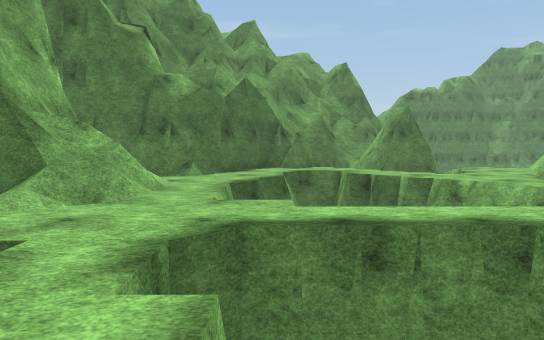
[1] (above)

24 first-person views from a walk through a scene from a Unity 3-D project. The camera is 1.4 m above the floor, tilts 4° down and sees 70° across. The floor is counted in squares, 2 m on a side. Each view is taken from the middle of a square. On the plan, view 1 faces up. The plan holds only what a view shows up to about 11 squares ahead; the rest is blank. The place goes on beyond the plan. Surface patterns are stand-ins for the level's own textures.

[2]
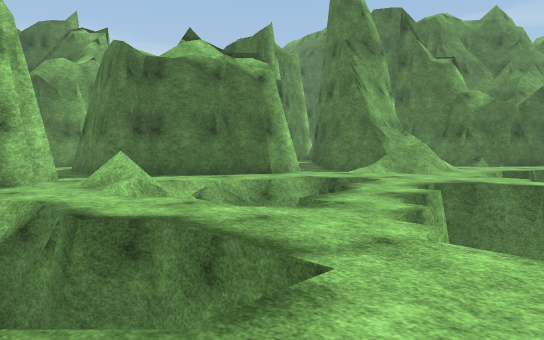

[3]
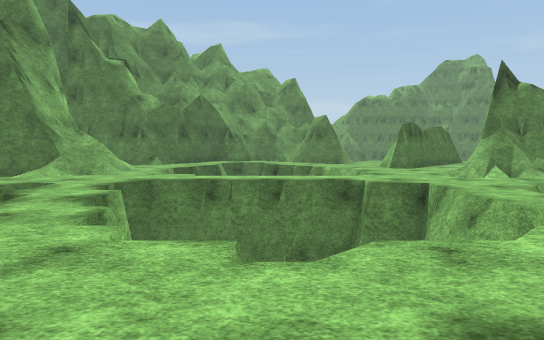

[4]
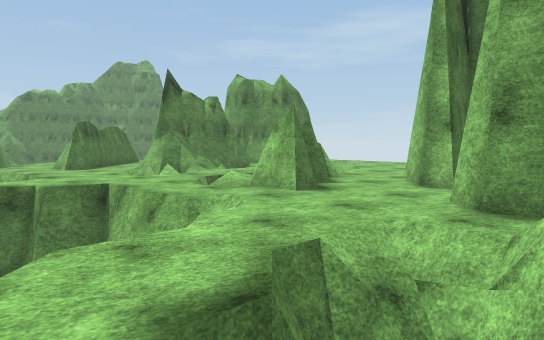

[5]
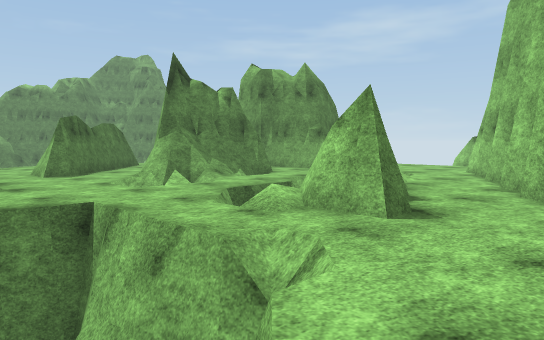

[6]
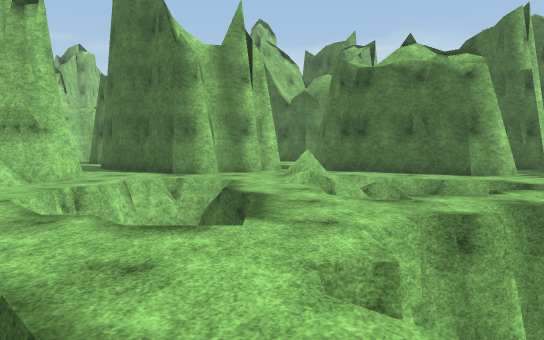

[7]
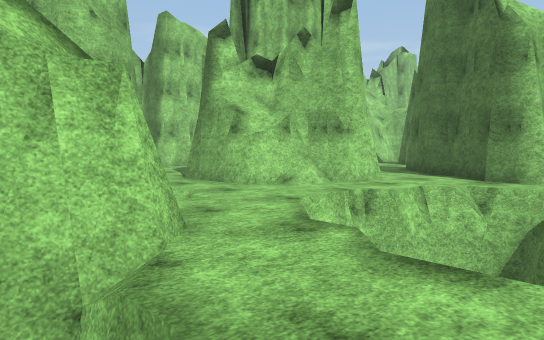

[8]
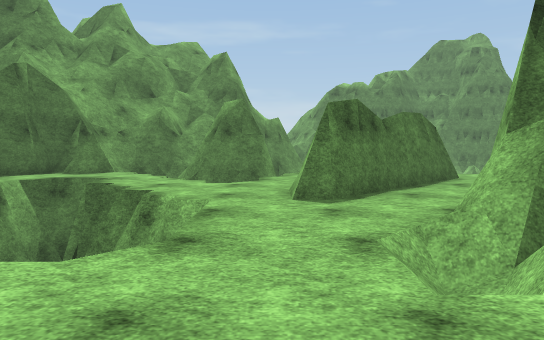

[9]
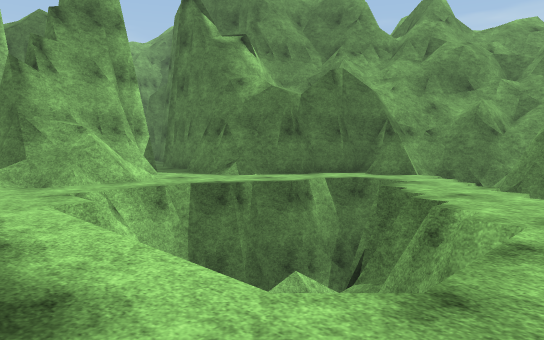

[10]
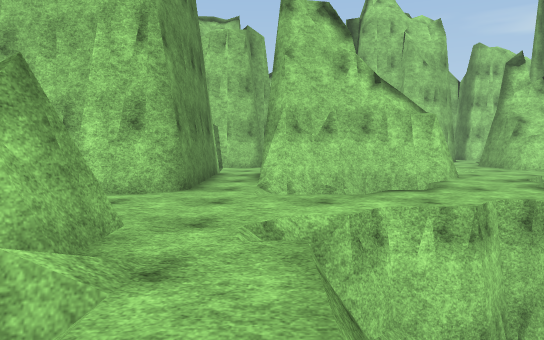

[11]
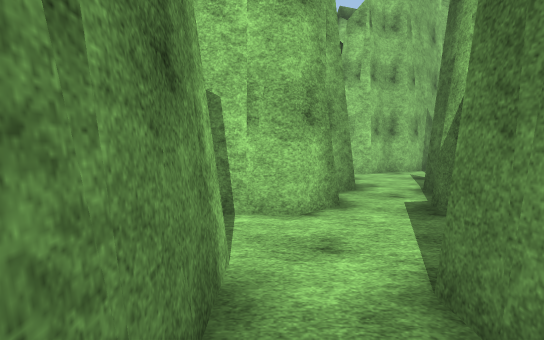

[12]
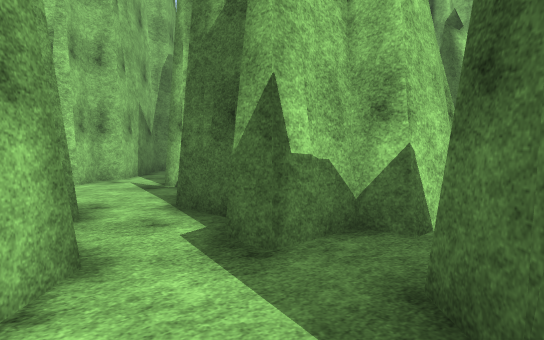

[13]
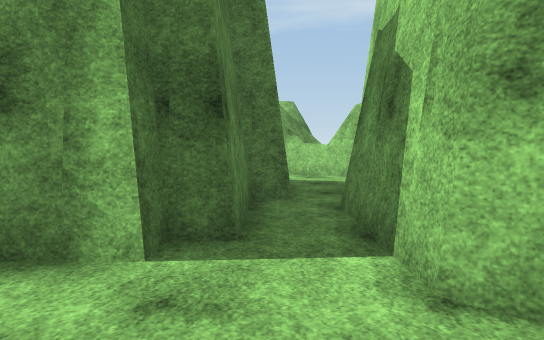

[14]
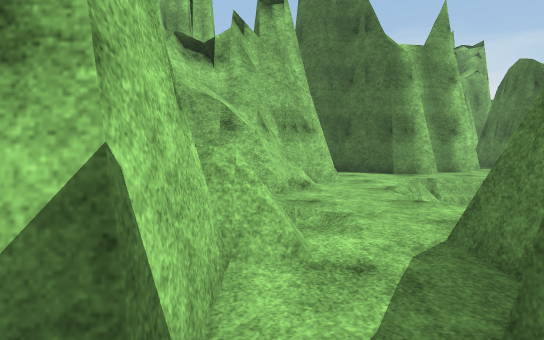

[15]
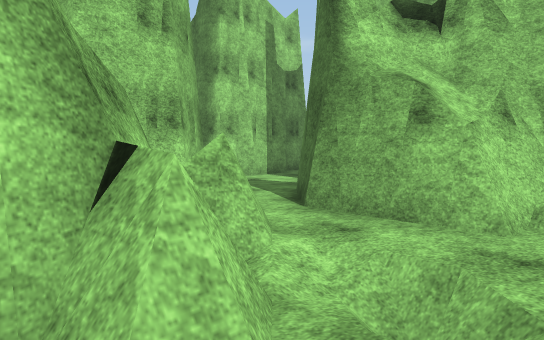

[16]
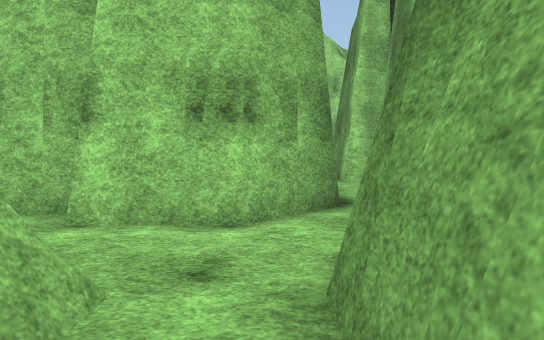

[17]
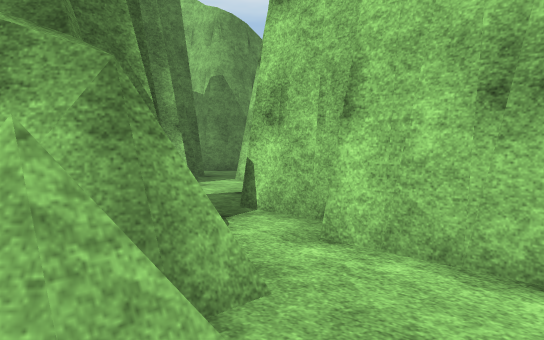

[18]
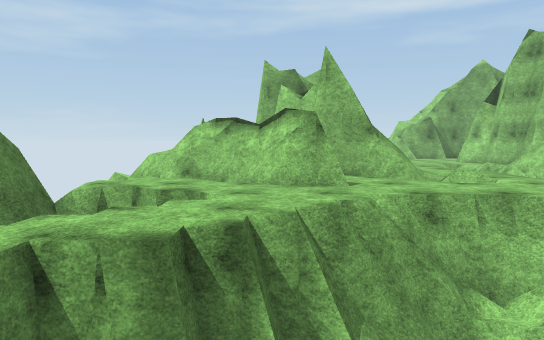

[19]
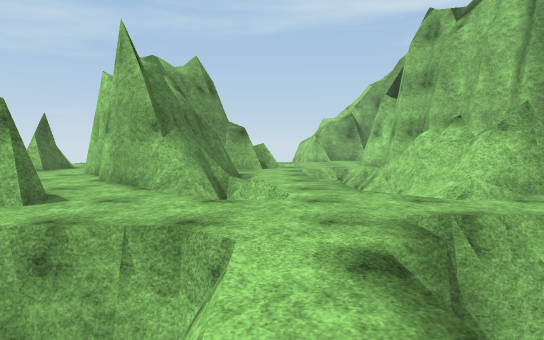

[20]
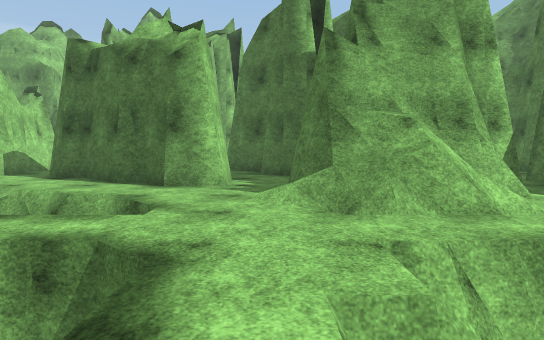

[21]
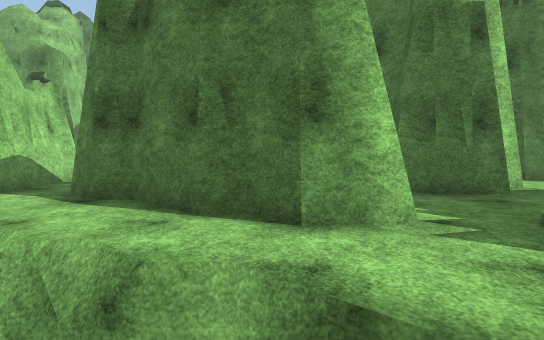

[22]
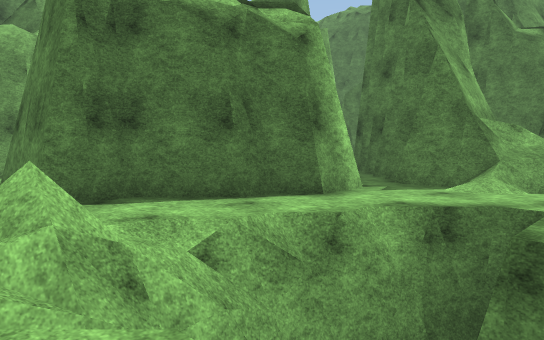

[23]
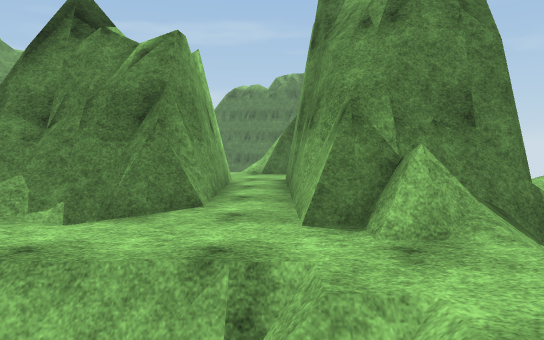

[24]
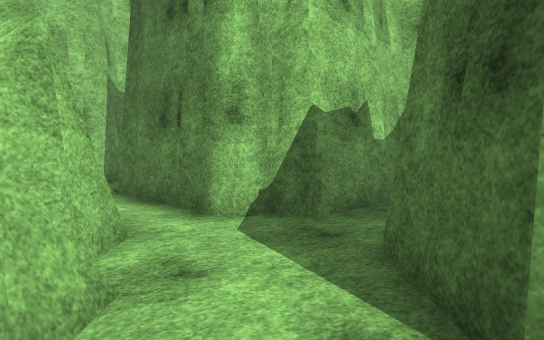

### Floor plan
Key: @ floor where view 1 was taken; # wall or solid block; x gap in a wall; . floor; / step, stairs or slope; = window, fence, low wall or low ledge; v drop or lower ground.
Columns run from 9 left of view 1 to 14 right of it. Each row starts with its distance up from view 1.
 14            ##
 13           ###
 12         ###v###  v
 11         #.#vv v.vx.
 10        ##...v v./#..##
  9     ####..v..v./##....
  8     .....vvv...##..#.#
  7 #. ####..vvvv..#.###.#
  6  ...###=.v  vv..####.###
  5   #..###.v  vv./####.###
  4  ##............//....#/
  3  #..#....vvvv.....//=..
  2     #.vv.v   v.=v#=//..
  1    ##.vv.v   v./###...#
  0  ###..v .@   v/.#...###
 -1 .....=vvv.vvvv....###
 -2 ####..............
 -3    #..vvv ..vv..##
 -4    ##.vv v..###.#
 -5    #...vv..####.#
 -6   ##.##.....###.### #..
 -7   ..  ##./#.......###.#
 -8        #.#####.###....#
 -9        #..###..  ###.##
-10       ......#.#    #.
-11       ..####..##   #.
-12     ....   #...#   ..
-13    ####.   ..#..   #
-14       #.  .### .##
-15       #   ##    #
-16       #

Where each view was taken, in squares from view 1:
view 1: 0 up, 0 right, facing up
view 2: 4 down, 2 right, facing up-left
view 3: 4 down, 2 right, facing up
view 4: 4 down, 2 right, facing up-right
view 5: 2 down, 3 right, facing up-right
view 6: 2 down, 4 right, facing left
view 7: 2 down, 3 right, facing down-left
view 8: 2 up, 5 right, facing up
view 9: 3 up, 5 right, facing up-left
view 10: 3 up, 5 right, facing down
view 11: 4 down, 6 right, facing down
view 12: 6 down, 6 right, facing down-left
view 13: 7 down, 4 right, facing right
view 14: 7 down, 4 right, facing left
view 15: 6 down, 2 right, facing down-left
view 16: 7 down, 1 left, facing down
view 17: 8 down, 1 left, facing down-right
view 18: 8 up, 1 left, facing right
view 19: 4 up, 1 right, facing right
view 20: 4 up, 2 right, facing left
view 21: 2 up, 1 left, facing left
view 22: 2 down, 1 left, facing up-left
view 23: 1 up, 11 right, facing up
view 24: 6 down, 13 right, facing down-left
